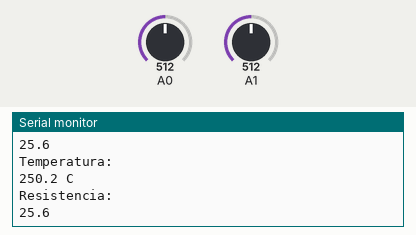
Recording of a sketch running on a simulated Arduino Uno, built with avr-gcc and run on an emulated ATmega328P. Shown: the last lines printed to the serial monitor. Inputs (shaded band) come from the test bench; at power-on: A0 = 512, A1 = 512.

Above: at 1.8 s.
1.9 s: A0 set to 716
At 2.8 s:
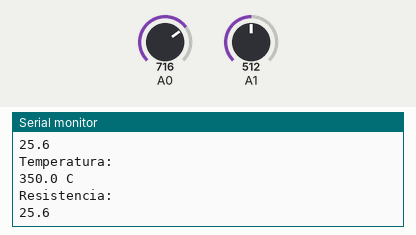
3.4 s: A1 set to 716
At 4.7 s:
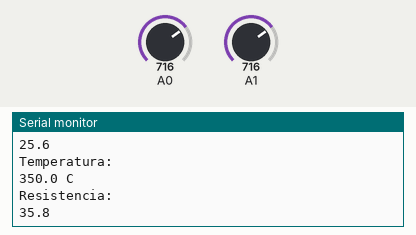
4.9 s: A0 set to 900
At 5.7 s:
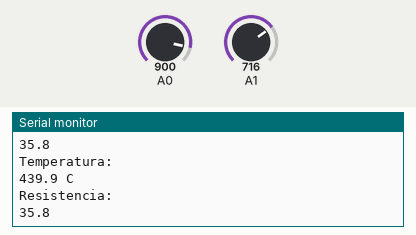
6.4 s: A1 set to 900
At 7.8 s:
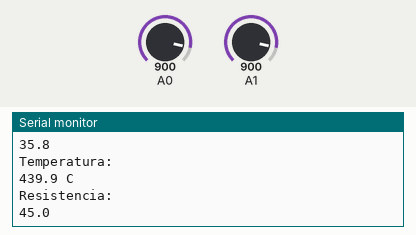
Timing chart, 0 to 8.9 s (numbered marks = the images above; inputs shaded):
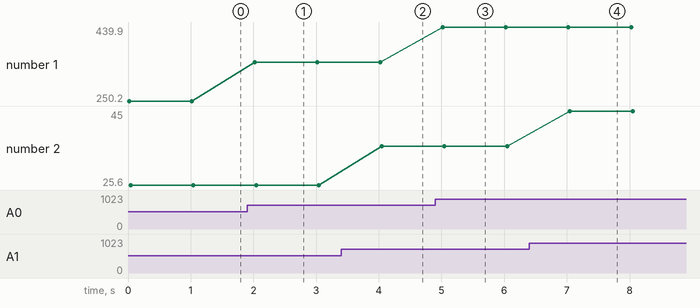

Measured:
- after the input at 1.9 s, the serial monitor: prints a new line after 0.12 s (image 1)
- after the input at 3.4 s, the serial monitor: prints a new line after 0.65 s (image 2)
- after the input at 4.9 s, the serial monitor: prints a new line after 0.12 s (image 3)
- after the input at 6.4 s, the serial monitor: prints a new line after 0.65 s (image 4)
- plotted number 1: 250.2 → 350 after the input at 1.9 s, 350 → 439.9 after the input at 4.9 s
- plotted number 2: 25.6 → 35.8 after the input at 3.4 s, 35.8 → 45 after the input at 6.4 s

The sketch:

sketch_jan11b.ino
```cpp
void setup(){
  Serial.begin(9600);
  digitalWrite(13, HIGH);
}

void loop(){
  float leitura = analogRead(A0);
  float voltagem = 5.0 * analogRead(A1) / 100;
  float temp = leitura * (5.0/1023.0) * 100;
  Serial.println("Temperatura: ");
  Serial.print(temp,1);
  Serial.println(" C");
  Serial.println("Resistencia: ");
  Serial.println(voltagem,1);
  delay(1000);
}
```
